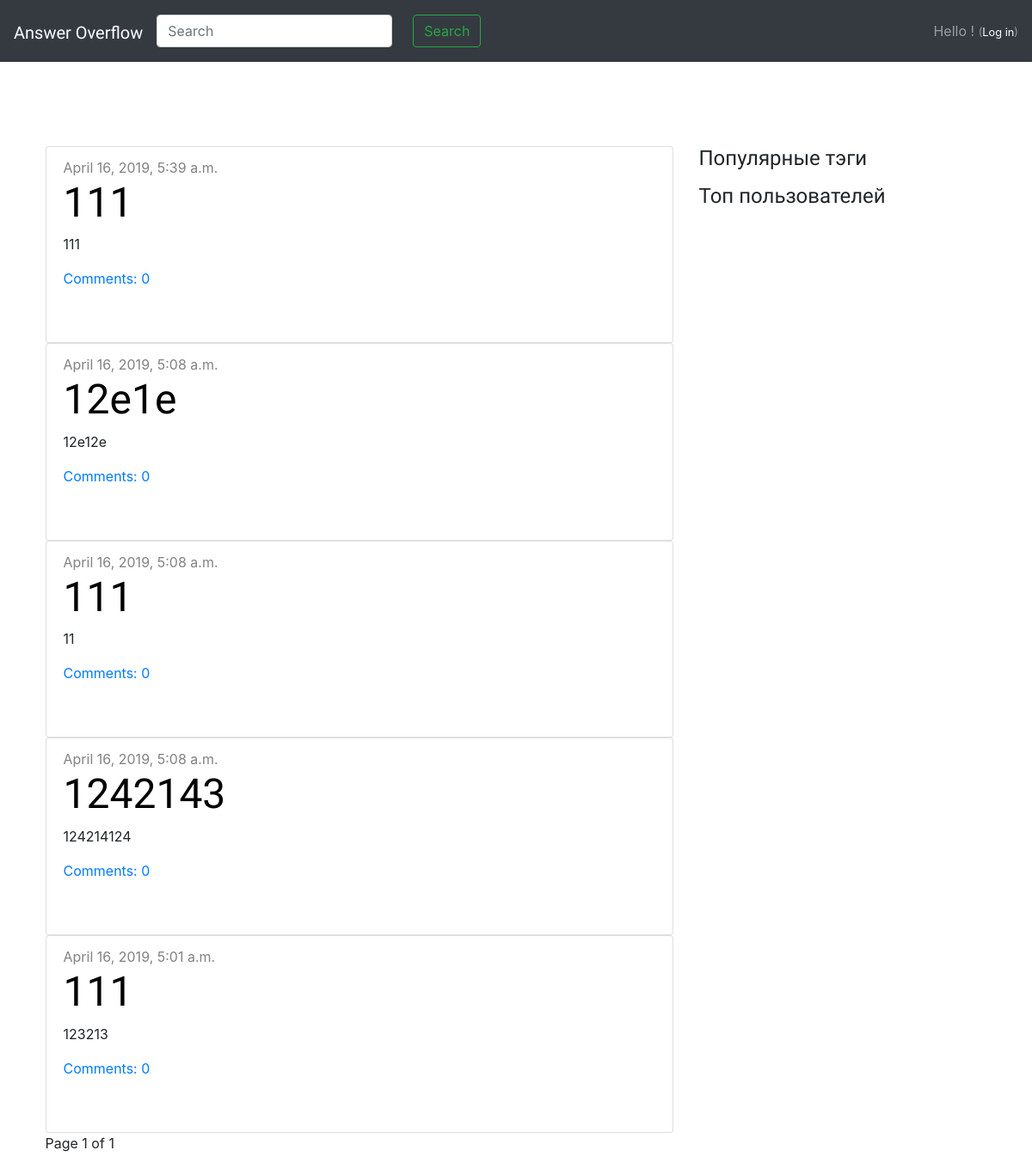
The app's page /, older data.
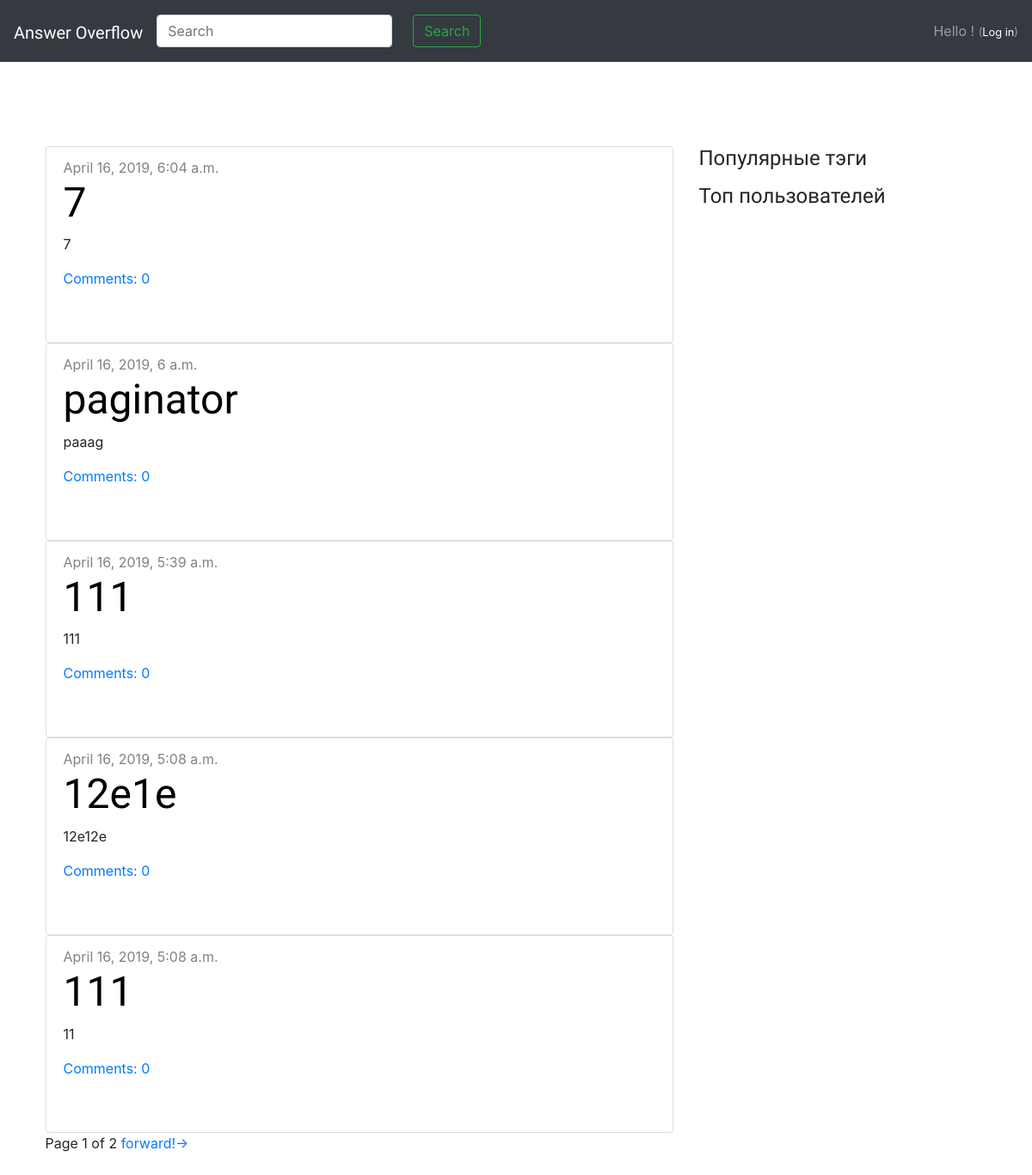
The same page, newer data.
### landing/models.py (models this page shows, shortened)
class Question(models.Model):
    author = models.ForeignKey(User, on_delete=models.CASCADE)
    title = models.CharField(max_length=200)
    text = models.TextField()
    likes = models.IntegerField(blank=True, null=True)
    dislikes = models.IntegerField(blank=True, null=True)
    created_date = models.DateTimeField(default=timezone.now)
    published_date = models.DateTimeField(blank=True, null=True)
    objects = ModelManager()

### landing/views.py (the view)
# urls.py: path('', views.post_list, name='post_list'),
def post_list(request):
    posts=Question.objects.filter(published_date__lte=timezone.now()).order_by('-published_date')
    return render(request, 'web/post_list.html', {
        'posts': paginate(request, posts),
        'objects': paginate(request, posts),
    })

### landing/views.py (called while the page is built)
def paginate(request, objects_list):
    paginator = Paginator(objects_list, 5)
    page = request.GET.get('page')
    try:
        objects = paginator.page(page)
    except PageNotAnInteger:
        objects = paginator.page(1)
    except EmptyPage:
        objects = paginator.page(paginator.num_pages)
    return objects

### landing/templates/web/post_list.html
{% extends "web/base.html" %}
{% block content %}
    {% for post in posts %}
        <ul class="list-group">
            <li class="list-group-item">
                <div class="post">
                    <div class="date", class="top-menu">
                        {{ post.published_date }}
                    </div>
                    <h1><a href="{% url 'post_detail' pk=post.pk %}">{{ post.title }}</a></h1>
                    <p>{{ post.text|linebreaksbr }}</p>
                    <a href="{% url 'post_detail' pk=post.pk %}">Comments: {{ post.comments.count }}</a>
                </div>
            </li>
        </ul>
    {% endfor %}
    {% block paginator %}
        {% include "web/paginator.html" %}
    {% endblock %}
{% endblock %}

Row changes from the older to the newer data that the page shows:
no longer on this page (row unchanged): Question: published_date "April 16, 2019, 5:08 a.m.", title "1242143", text "124214124", comments.count "0"
no longer on this page (row unchanged): Question: published_date "April 16, 2019, 5:01 a.m.", title "111", text "123213", comments.count "0"
added Question: published_date "April 16, 2019, 6:04 a.m.", title "7", text "7", comments.count "0"
added Question: published_date "April 16, 2019, 6 a.m.", title "paginator", text "paaag", comments.count "0"
Text that changed along with them:
{{ objects.paginator.num_pages }}: "1" → "2"
text now shown: "forward!->"
